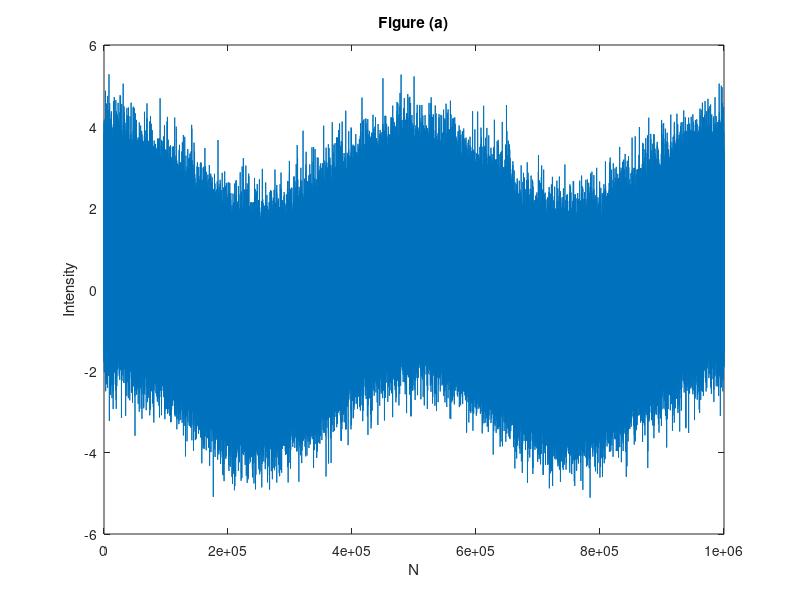
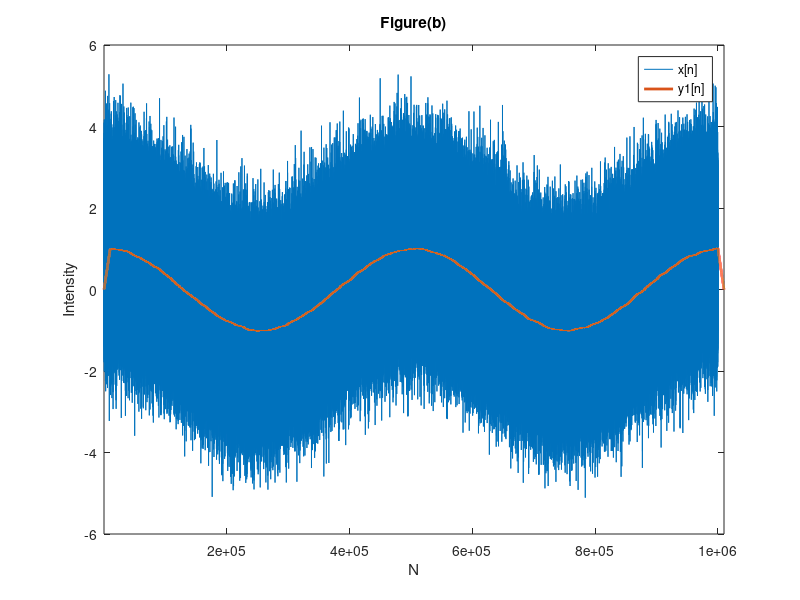
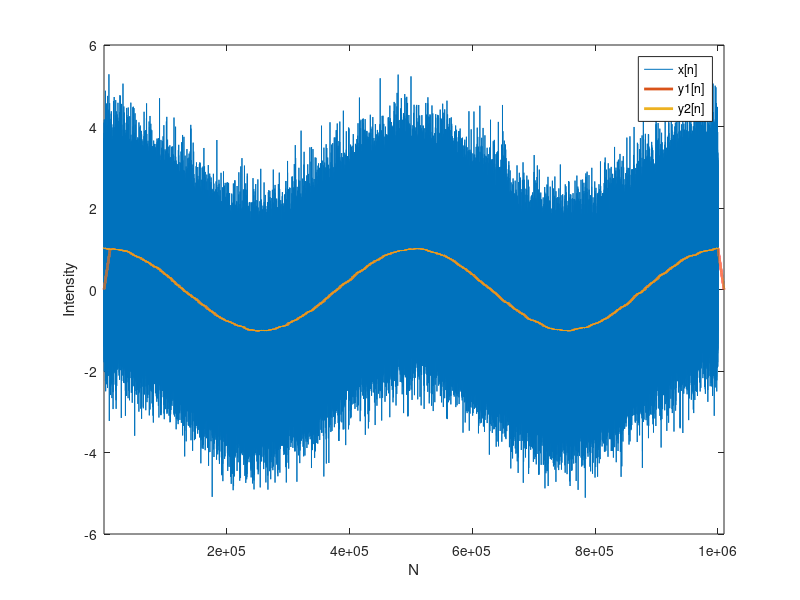

Recreate these plots in MATLAB, in order. (Note: this script raises an error after producing the figures.)
%% EEE5502Code#3
clear all;
close all;

%% Question 3
% Q(a)
N = 1000000;
x = cos(4*pi/N*(1:N)) + randn(1, N);
figure;
plot(x);
xlabel('N');
ylabel('Intensity');
title('Figure (a)');

% Q(b)
M = 10000;
h = ones(1,M)/M;
y1 = conv(x,h);
nx = 1:N;
ny1 = 1:M+N-1;
figure;
plot(nx,x); hold on; plot(ny1,y1,'LineWidth', 2); hold off;
legend('x[n]','y1[n]');
xlabel('N');
ylabel('Intensity');
title('Figure(b)');
xlim([1 1010000]);
% Q(d)
h2 = [h, zeros(1,N-M)];
y2 = ifft(fft(x).*fft(h2));
figure;
plot(nx, x); hold on; plot(ny1, y1,'LineWidth', 2); plot(nx,y2,'LineWidth', 2); hold off;
xlim([1 1010000]);
xlabel('N');
ylabel('Intensity');
legend('x[n]','y1[n]','y2[n]');
%% Question 4
ufid = '59483128';
[findme, Fs] = get_tune(ufid);
corscore = cell(39,1);
tic
%sound(findme, Fs);
for ii=1:39
    [y, Fs] = audioread(['rudenko_' num2str(ii, '%02i') '.mp4']);
    findme2 = [fliplr(findme); zeros(length(y)-length(findme), 1)];
    ii
    corscore{ii, 1} = ifft(fft(findme2).* fft(y));
end
toc

maxcor = [];
for j = 1:length(corscore)
    maxcor(j) = max(corscore{j});
end
